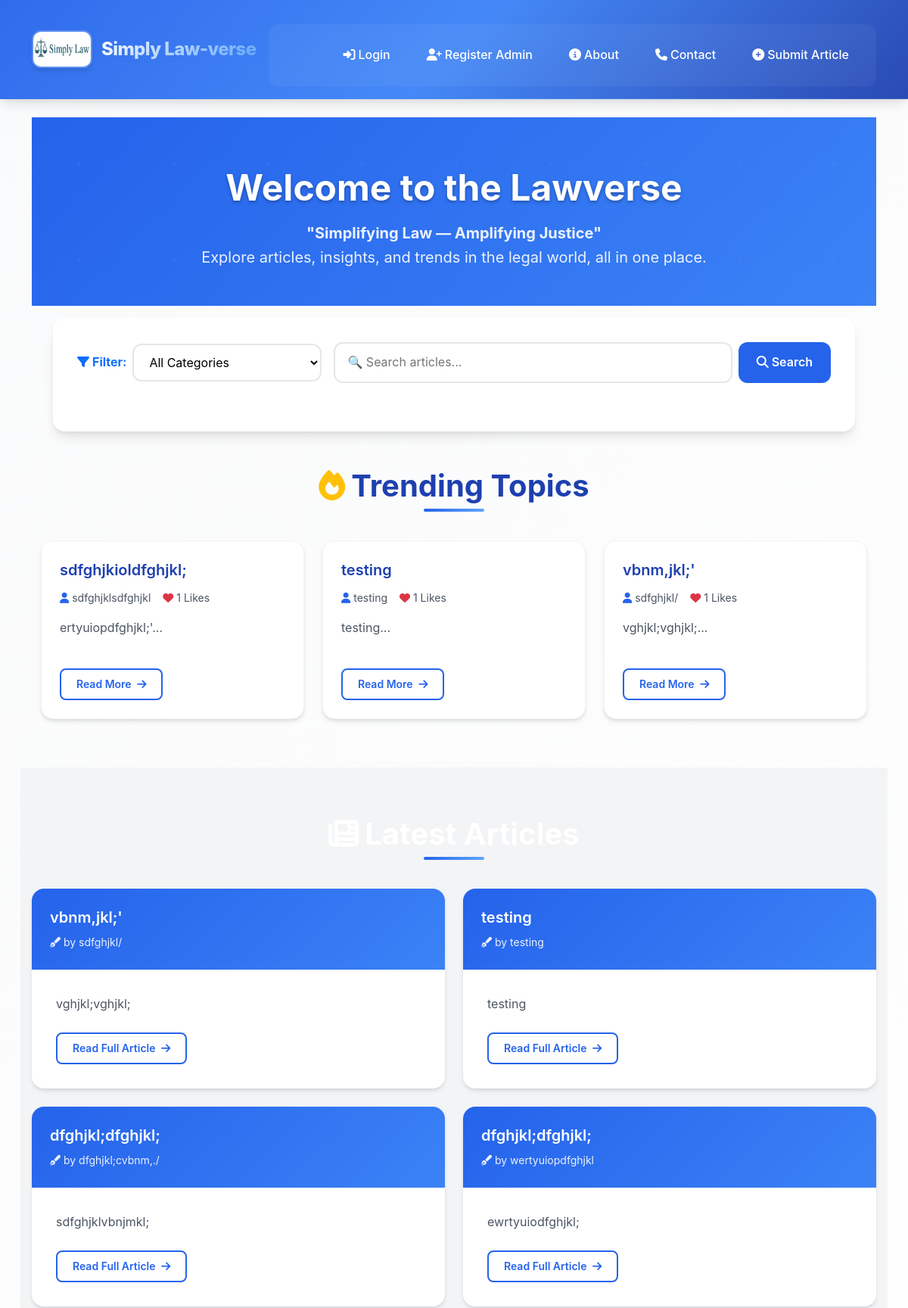
Before: / (upper part) with the older database file.
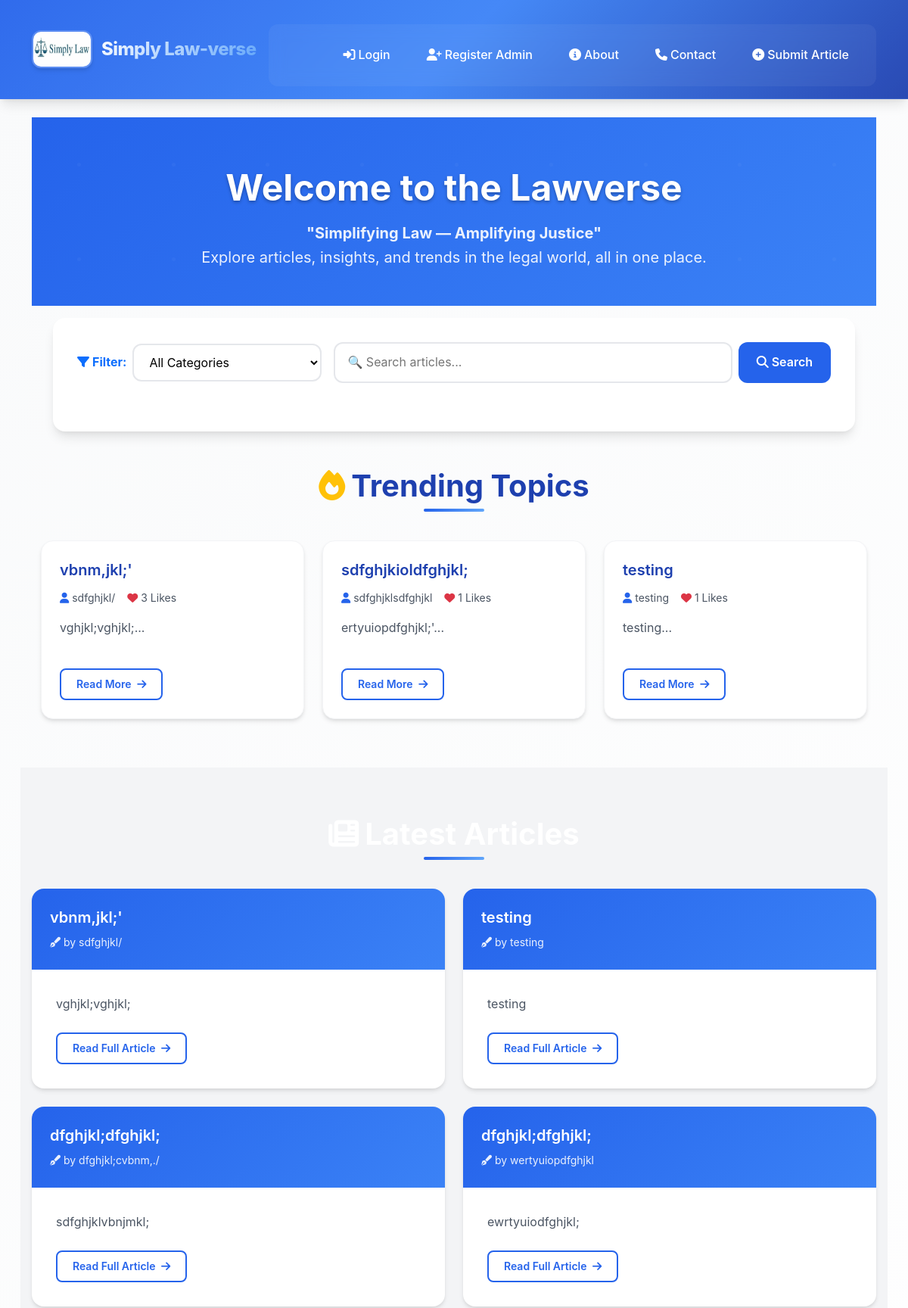
After: the same page with the newer database file.
### models.py (models this page shows)
class Article(db.Model):
    id = db.Column(db.Integer, primary_key=True)
    email = db.Column(db.String(120))
    title = db.Column(db.String(100), nullable=False)
    content = db.Column(db.Text, nullable=False)
    author = db.Column(db.String(100), nullable=False)
    date_posted = db.Column(db.DateTime, default=datetime.utcnow)
    comments = db.relationship('Comment', backref='article', lazy=True)
    likes = db.Column(db.Integer, default=0, nullable=False)
    status = db.Column(db.String(20), nullable=False, default='pending')
    views = db.Column(db.Integer, default=0)
    date_submitted = db.Column(db.DateTime, default=datetime.utcnow)
    cover_image = db.Column(db.String(100))  # New field
    document_filename = db.Column(db.String(120), nullable=True)
    category = db.Column(db.String(100), nullable=False, default='General')
    approved = db.Column(db.Boolean, default=False)  # <- important!

### routes.py (the view, shortened to what this page needs)
    @app.route('/')
    def home():
        page = request.args.get('page', 1, type=int)
        category = request.args.get('category')
        search_query = request.args.get('search', '', type=str)
        per_page = 8
        trending_articles = Article.query.order_by(Article.likes.desc()).limit(3).all()
        query = Article.query.filter(Article.status == 'approved')
        if category:
            query = query.filter(Article.category == category)
        articles = query.order_by(Article.likes.desc(), Article.date_posted.desc())\
                        .paginate(page=page, per_page=per_page)
        categories = db.session.query(Article.category).distinct().all()
        return render_template('home.html', articles=articles, categories=categories,
                               selected_category=category, search_query=search_query, trending_articles=trending_articles)

### templates/home.html (shortened to what this page needs)
{% extends 'layout.html' %}
{% block content %}
<div class="hero-section">
  <div class="container hero-content">
    <div class="text-center">
      <h1 class="hero-title">Welcome to the Lawverse</h1>
      <p class="hero-subtitle">
      <strong>"Simplifying Law — Amplifying Justice" </strong> <br>
      Explore articles, insights, and trends in the legal world, all in one place.
      </p>
    </div>
  </div>
</div>
<div class="container">
  <div class="search-filter-section">
    <form method="get" action="{{ url_for('home') }}" class="filter-form">
      <div class="d-flex align-items-center gap-2">
        <label for="category" class="form-label mb-0 fw-bold text-primary">
          <i class="fas fa-filter me-1"></i>Filter:
        </label>
        <select class="category-select" name="category" onchange="this.form.submit()">
          <option value="">All Categories</option>
        </select>
      </div>
      <div class="search-container">
        <input type="text" class="search-input" name="search"
               placeholder="🔍 Search articles..." value="{{ search_query }}">
        <button type="submit" class="search-btn">
          <i class="fas fa-search me-1"></i>Search
        </button>
      </div>
    </form>
  </div>
  {% if trending_articles %}
  <div class="trending-section">
    <h2 class="section-title">
      <i class="fas fa-fire text-warning me-2"></i>Trending Topics
    </h2>
    <div class="row row-cols-1 row-cols-md-2 row-cols-lg-3 g-4">
      {% for article in trending_articles %}
      <div class="col">
        <div class="trending-card">
          <div class="trending-card-body">
            <h5 class="trending-title">
              <a href="{{ url_for('view_article', article_id=article.id) }}">
                {{ article.title }}
              </a>
            </h5>
            <div class="trending-meta">
              <span>
                <i class="fas fa-user"></i> {{ article.author }}
              </span>
              <span>
                <i class="fas fa-heart text-danger"></i> {{ article.likes or 0 }} Likes
              </span>
            </div>
            <p class="trending-content">
              {{ article.content[:120] }}...
            </p>
          </div>
          <div class="trending-footer">
            <a href="{{ url_for('view_article', article_id=article.id) }}" class="read-more-btn">
              Read More <i class="fas fa-arrow-right ms-1"></i>
            </a>
          </div>
        </div>
      </div>
      {% endfor %}
    </div>
  </div>
  {% endif %}
</div>
<div class="articles-section">
  <div class="container">
    {% if articles %}
      <h2 class="section-title" style="color: white;">
        <i class="fas fa-newspaper me-2"></i>Latest Articles
      </h2>
      <div class="row row-cols-1 row-cols-md-2 g-4">
        {% for article in articles %}
        <div class="col">
          <div class="article-card">
            <div class="article-header">
              <h5 class="article-title">
                <a href="{{ url_for('read_more', article_id=article.id) }}">
                  {{ article.title }}
                </a>
              </h5>
              <p class="article-author">
                <i class="fas fa-pen-fancy me-1"></i>by {{ article.author }}
              </p>
            </div>
            <div class="article-body">
              <p class="article-content">
                {{ article.content[:300] }}{% if article.content|length > 300 %}...{% endif %}
              </p>
              <a href="{{ url_for('read_more', article_id=article.id) }}" class="read-more-btn">
                Read Full Article <i class="fas fa-arrow-right ms-1"></i>
              </a>
            </div>
          </div>
        </div>
        {% endfor %}
      </div>
    {% else %}
      <div class="empty-state">
        <i class="fas fa-file-alt"></i>
        <h3>No Articles Found</h3>
        <p>No approved articles available at the moment. Please check back soon for fresh content!</p>
      </div>
    {% endif %}
  </div>
</div>
{% endblock %}

Changed rows visible on the page:
changed Article "vbnm,jkl;'": likes "1" → "3"; moves up the list
